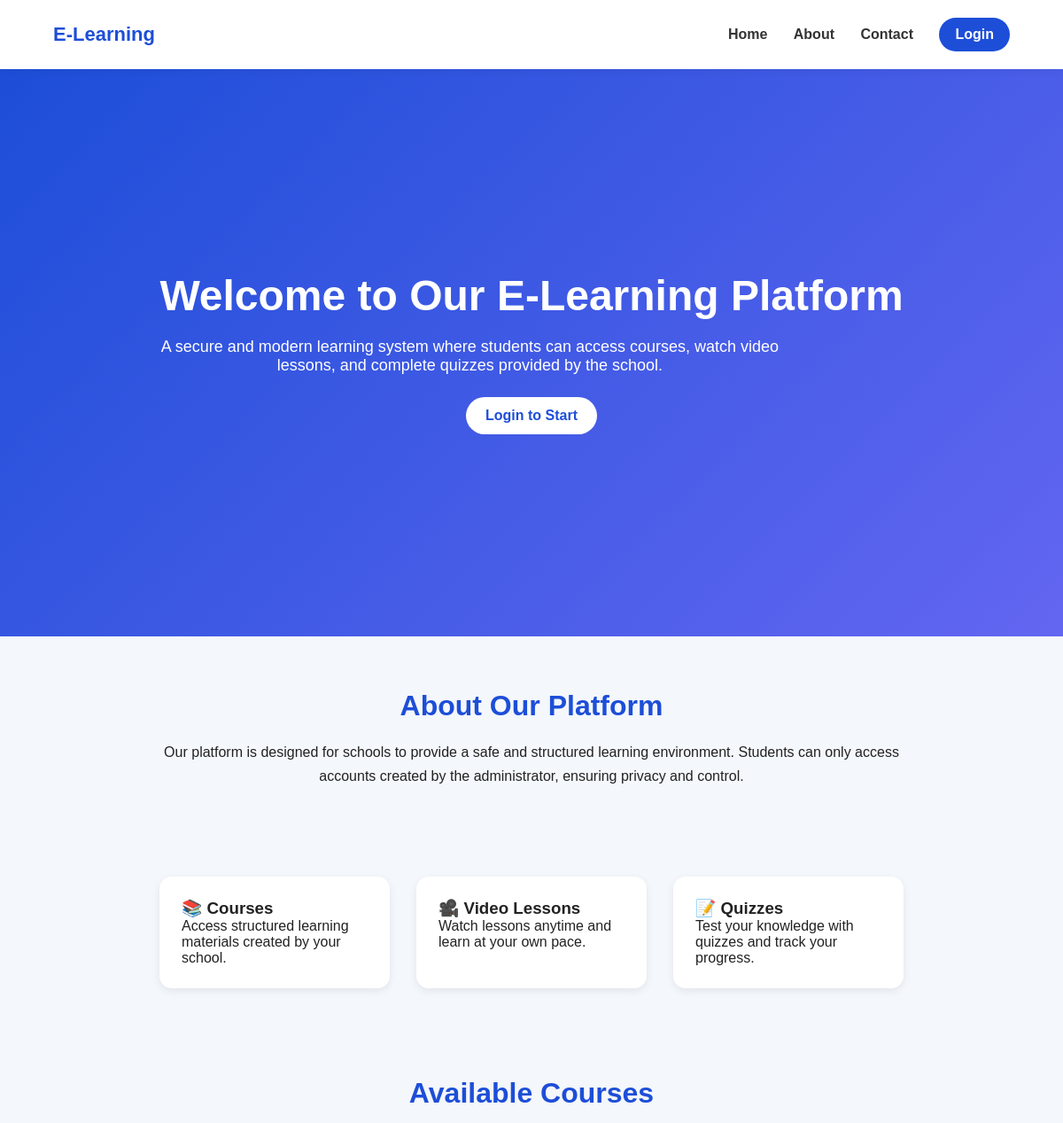
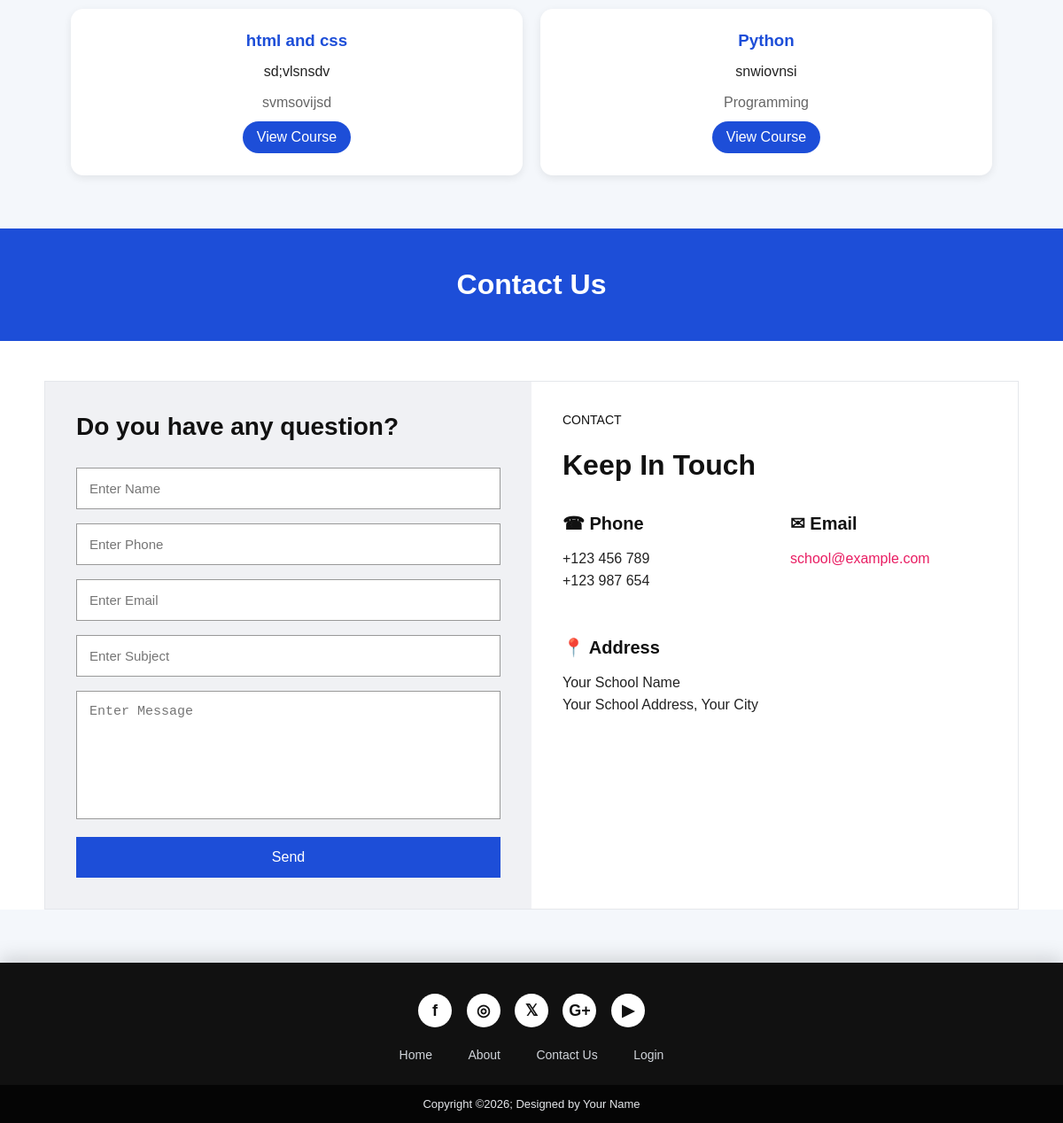
The page / on the database its author committed (2 pictures, top to bottom).
### app.py (models this page shows)
class Course(db.Model):
    id = db.Column(db.Integer, primary_key=True)
    title = db.Column(db.String(150), nullable=False)
    description = db.Column(db.Text, nullable=False)
    category = db.Column(db.String(100), nullable=False)

### app.py (the view)
@app.route("/")
def index():
    courses = Course.query.all()
    return render_template("index.html", courses=courses)

### templates/index.html
{% extends "base.html" %}
{% block content %}
<section class="hero">
    <div class="hero-content">
        <h1>Welcome to Our E-Learning Platform</h1>
        <p>
            A secure and modern learning system where students can access courses,
            watch video lessons, and complete quizzes provided by the school.
        </p>
        <a href="{{ url_for('login') }}" class="btn-primary">Login to Start</a>
    </div>
</section>
<section id="about" class="section">
    <h2>About Our Platform</h2>
    <p>
        Our platform is designed for schools to provide a safe and structured
        learning environment. Students can only access accounts created by the
        administrator, ensuring privacy and control.
    </p>
</section>
<section class="features">
    <div class="feature-card">
        <h3>📚 Courses</h3>
        <p>Access structured learning materials created by your school.</p>
    </div>
    <div class="feature-card">
        <h3>🎥 Video Lessons</h3>
        <p>Watch lessons anytime and learn at your own pace.</p>
    </div>
    <div class="feature-card">
        <h3>📝 Quizzes</h3>
        <p>Test your knowledge with quizzes and track your progress.</p>
    </div>
</section>
<section class="section">
    <h2>Available Courses</h2>
    <div class="course-grid">
        {% for course in courses %}
            <div class="course-card">
                <h3>{{ course.title }}</h3>
                <p>{{ course.description }}</p>
                <span class="category">{{ course.category }}</span>
                <a href="{{ url_for('course_detail', course_id=course.id) }}" class="btn-secondary">
                    View Course
                </a>
            </div>
        {% else %}
            <p class="no-data">No courses available yet.</p>
        {% endfor %}
    </div>
</section>
<section id="contact" class="contact-page">
    <div class="contact-title">
        <h2>Contact Us</h2>
    </div>
    <div class="contact-container">
        <div class="contact-form">
            <h2>Do you have any question?</h2>
            <form>
                <input type="text" placeholder="Enter Name">
                <input type="text" placeholder="Enter Phone">
                <input type="email" placeholder="Enter Email">
                <input type="text" placeholder="Enter Subject">
                <textarea placeholder="Enter Message"></textarea>
                <button type="submit">Send</button>
            </form>
        </div>
        <div class="contact-info">
            <p class="small-title">CONTACT</p>
            <h2>Keep In Touch</h2>
            <div class="info-grid">
                <div>
                    <h3>☎ Phone</h3>
                    <p>+123 456 789</p>
                    <p>+123 987 654</p>
                </div>
                <div>
                    <h3>✉ Email</h3>
                    <p class="pink-text">school@example.com</p>
                </div>
            </div>
            <div class="address-box">
                <h3>📍 Address</h3>
                <p>Your School Name</p>
                <p>Your School Address, Your City</p>
            </div>
        </div>
    </div>
</section>
{% endblock %}

### static/css/style.css (style rules this page uses)
* { margin: 0; padding: 0; box-sizing: border-box; }
html { scroll-behavior: smooth; }
body { font-family: Arial, sans-serif; background: #f4f7fb; color: #222; }
.hero { height: 80vh; display: flex; align-items: center; justify-content: center; text-align: center; background: linear-gradient(135deg, #1d4ed8, #6366f1); color: white; padding: 20px; }
.hero-content { animation: fadeUp 1s ease forwards; }
.hero h1 { font-size: 48px; margin-bottom: 20px; }
.hero p { font-size: 18px; margin-bottom: 25px; max-width: 700px; }
.btn-primary { background: white; color: #1d4ed8; padding: 12px 22px; border-radius: 30px; text-decoration: none; font-weight: bold; display: inline-block; transition: transform 0.3s ease, box-shadow 0.3s ease; }
.section { padding: 60px 80px; text-align: center; }
.section h2 { margin-bottom: 20px; color: #1d4ed8; font-size: 32px; }
.section p { max-width: 850px; margin: auto; line-height: 1.7; }
.features { display: flex; justify-content: center; gap: 30px; padding: 40px; flex-wrap: wrap; }
.feature-card { background: white; padding: 25px; border-radius: 14px; width: 260px; box-shadow: 0 3px 10px rgba(0,0,0,0.08); transition: transform 0.3s ease, box-shadow 0.3s ease; }
.course-grid { display: grid; grid-template-columns: repeat(auto-fit, minmax(260px, 1fr)); gap: 20px; margin-top: 25px; }
.course-card { background: white; padding: 25px; border-radius: 14px; box-shadow: 0 3px 10px rgba(0,0,0,0.08); transition: transform 0.3s ease, box-shadow 0.3s ease; }
.course-card h3 { color: #1d4ed8; margin-bottom: 10px; }
.category { display: block; margin: 12px 0; color: #666; }
.btn-secondary { display: inline-block; background: #1d4ed8; color: white; padding: 9px 16px; border-radius: 30px; text-decoration: none; transition: background 0.3s ease, transform 0.3s ease; }
.contact-page { background: white; }
.contact-title { background: #1d4ed8; color: white; text-align: center; padding: 45px 20px; }
.contact-title h2 { font-size: 32px; }
.contact-container { max-width: 1100px; margin: 45px auto; display: grid; grid-template-columns: 1fr 1fr; border: 1px solid #e5e7eb; }
.contact-form { background: #f0f1f4; padding: 35px; }
.contact-form h2 { margin-bottom: 30px; font-size: 28px; color: #111; }
.contact-form input, .contact-form textarea { width: 100%; padding: 14px; margin-bottom: 16px; border: 1px solid #999; font-size: 15px; }
.contact-form textarea { height: 145px; resize: none; }
.contact-form button { width: 100%; padding: 14px; background: #1d4ed8; color: white; border: none; font-size: 16px; cursor: pointer; }
.contact-info { background: white; padding: 35px; }
.small-title { font-size: 14px; margin-bottom: 25px; color: #111; }
.contact-info h2 { font-size: 32px; margin-bottom: 35px; color: #111; }
.info-grid { display: grid; grid-template-columns: 1fr 1fr; gap: 35px; margin-bottom: 50px; }
.info-grid h3, .address-box h3 { font-size: 20px; margin-bottom: 15px; color: #111; }
.info-grid p, .address-box p { color: #222; line-height: 1.6; }
.pink-text { color: #e91e63 !important; }

### rows shown on the page
Course: title "html and css", description "sd;vlsnsdv", category "svmsovijsd"
Course: title "Python", description "snwiovnsi", category "Programming"
